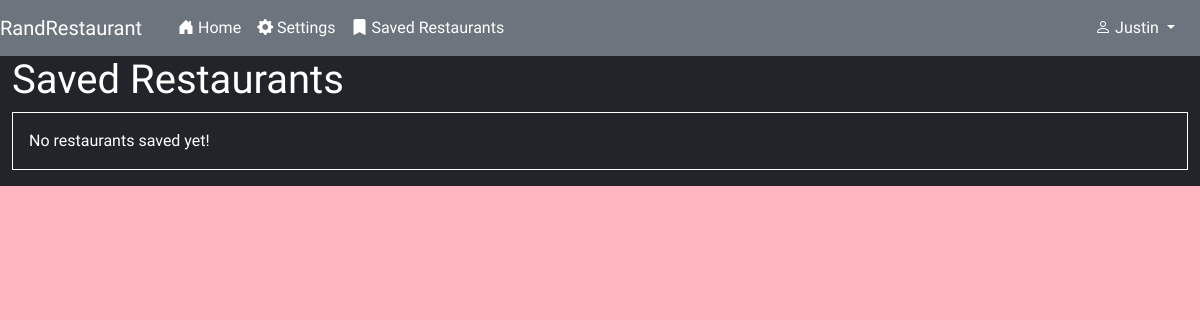
The app's page /saved (signed in), older data.
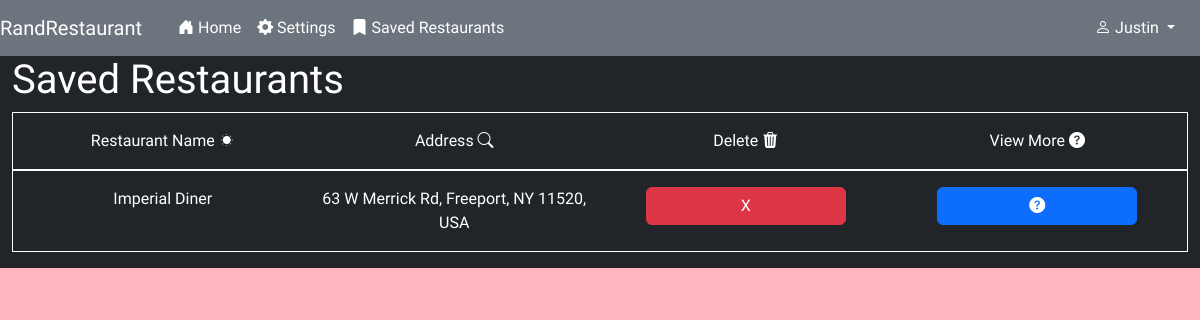
The same page, newer data.
### randRest/models.py (models this page shows)
class Restaurant(models.Model):
    name = models.CharField(max_length=50)
    address = models.CharField(max_length=200)
    restaurant_type = models.CharField(max_length=20)
    phone_number = models.CharField(max_length=15)
    working_hours = models.CharField(max_length=25)
    restaurant_price = models.IntegerField()
    restaurant_rating = models.FloatField(null=True)
    website = models.CharField(max_length=100, null=True)

### randRest/views.py (the view)
# urls.py: path("saved", views.saved, name="saved"),
def saved(request):
    if request.method == "POST":
        restaurantId = request.POST["restaurant_id"]
        currentProfile = Profile.objects.get(pk=request.user.id)
        currentProfile.restaurants.filter(id=restaurantId).delete()
        currentProfile.save()
        messages.add_message(request, messages.INFO, "Restaurant has been deleted.")
    return render(request, "saved.html")

### randRest/templates/saved.html (shortened to what this page needs)
{% extends  "base.html" %}
{% block body %}
{% include "nav.html" %}
<div class="container-fluid bg-dark text-white pb-3">
    <h1>Saved Restaurants</h1>
    {% if user.profile.restaurants.all %}
    <div class="border border-white p-3">
        <div class="row text-center">
        <div class="col-sm-3">
            Restaurant Name
            <i class="bi bi-brightness-low-fill"></i>
        </div>
        <div class="col-sm-3">
            Address
            <i class="bi bi-search"></i>
        </div>
        <div class="col-sm-3">
            Delete
            <i class="bi bi-trash3-fill"></i>
        </div>
        <div class="col-sm-3">
            View More
            <i class="bi bi-question-circle-fill"></i>
        </div>
        </div>
    </div>
    {% for restaurant in user.profile.restaurants.all %}
        <div class="border border-white p-3">
            <div class="row text-center">
                <div class="col-sm-3">{{ restaurant.name }}</div>
                <div class="col-sm-3">{{ restaurant.address }}</div>
                <div class="col-sm-3">
                    <form method="post">
                        <input type="submit" class="btn btn-md btn-danger btn-rounded" style="width:200px;" name="restaurant" value="X">
                    </form>
                </div>
                <div class="col-sm-3">
                    <button type="button" class="btn btn-md btn-primary" style="width:200px;" data-bs-toggle="modal" data-bs-target="#myModal{{ restaurant.id }}">
                        <i class="bi bi-question-circle-fill"></i>
                    </button>
                </div>
            </div>
        </div>
    {% endfor %}
    {% else %}
    <div class="border border-white p-3">
        No restaurants saved yet!
    </div>
    {% endif %}
</div>
{% endblock %}

Row changes from the older to the newer data that the page shows:
added Restaurant: name "Imperial Diner", address "63 W Merrick Rd, Freeport, NY 11520, USA"
Text that changed along with them:
text no longer shown: "No restaurants saved yet!"
text now shown: "Restaurant Name Address Delete View More"
